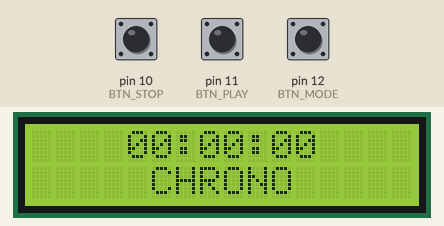
A sketch run on a simulated Arduino Uno, built with avr-gcc and run on an emulated ATmega328P. On the bench: 16×2 character LCD. The inputs (shaded band) are chosen by the test bench; at power-on: pin 11 (BTN_PLAY) HIGH, pin 12 (BTN_MODE) HIGH, pin 10 (BTN_STOP) HIGH. What the sketch prints to the serial monitor is not drawn.

Above: at 1.3 s.
1.4 s: pin 11 (BTN_PLAY) pulled LOW for 0.15 s
At 2.2 s:
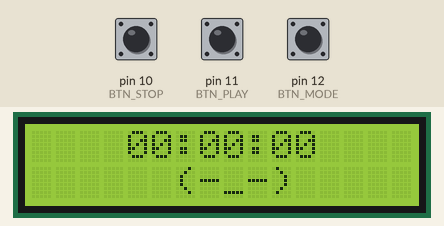
4.5 s: pin 12 (BTN_MODE) pulled LOW for 0.15 s
At 5.2 s:
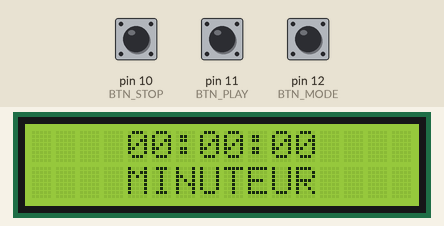
6.1 s: pin 11 (BTN_PLAY) pulled LOW for 1 s
At 6.8 s:
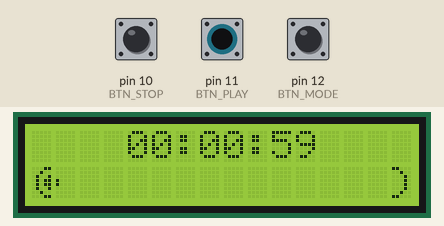
9.3 s: pin 12 (BTN_MODE) pulled LOW for 1 s
At 11.2 s:
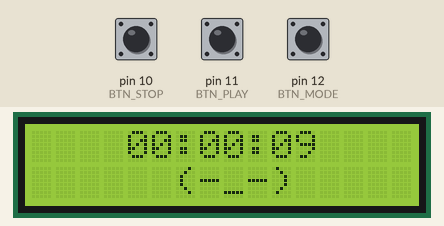
11.8 s: pin 12 (BTN_MODE) pulled LOW for 0.15 s
At 12.8 s:
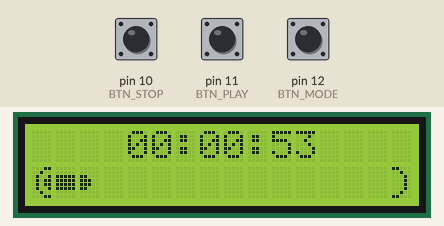
14.5 s: pin 11 (BTN_PLAY) pulled LOW for 0.15 s
At 15.5 s:
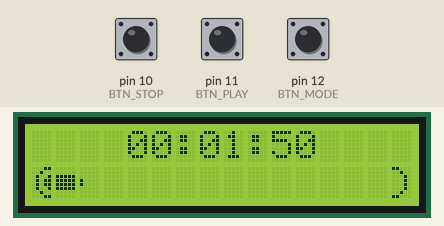
Timing chart, 0 to 17.5 s (numbered marks = the images above; inputs shaded):
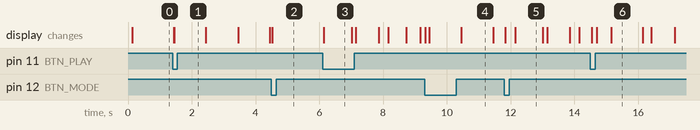

The sketch:

minut.ino
```cpp
#include <Wire.h>
#include <LiquidCrystal_I2C.h>

#include "chars.h"

#define BTN_MODE 12
#define BTN_PLAY 11
#define BTN_STOP 10

#define BTN_up(x) digitalRead(x) != states[x] && digitalRead(x) == false
#define fit(x) (16 / 2) - (x.length() / 2)

LiquidCrystal_I2C lcd(0x27, 16, 2);

void setup()
{
  lcd.init();
  lcd.createChar(0, bar_full);
  lcd.createChar(1, bar_1);
  lcd.createChar(2, bar_2);
  lcd.createChar(3, bar_3);
  lcd.createChar(4, bar_4);
  lcd.createChar(5, bar_5);
  lcd.createChar(6, bar_open);
  lcd.createChar(7, bar_close);

  Serial.begin(9600);

  pinMode(10, INPUT_PULLUP);
  pinMode(11, INPUT_PULLUP);
  pinMode(12, INPUT_PULLUP);
}

bool states[13] = {false};

int currentMode = 0;

bool mode_released = false;
bool play_released = false;
bool stop_released = false;

void loop()
{
  mode_released = BTN_up(BTN_MODE);
  states[BTN_MODE] = digitalRead(BTN_MODE);

  play_released = BTN_up(BTN_PLAY);
  states[BTN_PLAY] = digitalRead(BTN_PLAY);

  stop_released = BTN_up(BTN_STOP);
  states[BTN_STOP] = digitalRead(BTN_STOP);

  if (mode_released)
  {
    Serial.println("Changement de mode");

    currentMode = (currentMode + 1) % 2;
    lcd.clear();
  }

  lcd.backlight();
  switch (currentMode)
  {
  case 0:
    chrono();
    break;

  case 1:
    minuteur();
    break;

  default:
    break;
  }
}

unsigned long chronoStart = 0;
unsigned long pausedValue = 0;
unsigned long chronoSecsPrev = 0;
enum AppState
{
  unset,
  stopped,
  running,
  paused
};
AppState chronoState = unset;

String pad(int val)
{
  if (val < 10)
  {
    return "0" + String(val);
  }
  else
  {
    return String(val);
  }
}

void displayTime(unsigned long time)
{
  // Serial.println("Display time: " + String((long)time));
  unsigned long secs = time / 1000;
  // if (secs != chronoSecsPrev || secs == 0)
  // {
  lcd.setCursor((16 / 2) - (8 / 2), 0);

  lcd.print(pad((secs / (60 * 60)))); // hours
  lcd.print(":");
  lcd.print(pad((secs / 60) % (60))); // minutes
  lcd.print(":");
  lcd.print(pad(secs % 60)); // secs

  chronoSecsPrev = secs;
  // }
}
void chrono()
{
  String text;
  switch (chronoState)
  {
  case unset:
    lcd.clear();
    displayTime(0);

    chronoState = stopped;
    break;

  case stopped:
    text = "CHRONO";
    lcd.setCursor(fit(text), 1);
    lcd.print(text);
    displayTime(0);
    if (play_released)
    {
      lcd.clear();
      chronoStart = millis();
      chronoState = running;
    }
    break;

  case running:
    text = "(-_-)";
    lcd.setCursor(fit(text), 1);
    lcd.print(text);
    displayTime(millis() - chronoStart);
    if (play_released)
    {
      lcd.clear();

      pausedValue = millis() - chronoStart;
      displayTime(pausedValue);

      chronoState = paused;
    }
    break;

  case paused:
    text = "(o_o)";
    lcd.setCursor(fit(text), 1);
    lcd.print(text);

    if (play_released)
    {
      chronoState = running;
      chronoStart = millis() - pausedValue;
    }
    break;
  }

  if (stop_released)
  {
    chronoState = stopped;
    displayTime(0);
  }
}

unsigned long minuteurTotal = 0;
unsigned long minuteurStart = 0;
AppState minuteurState = stopped;
void minuteur()
{
  String text;
  String progressBar;

#define amount(x) ((x) < 5 * 1000 * 60UL ? 1000 * 60UL : (x) < 30 * 60 * 1000UL ? 5 * 60 * 1000UL \
                                                                                : 15 * 60 * 1000UL)

  switch (minuteurState)
  {
  case stopped:
    text = "MINUTEUR";
    lcd.setCursor(fit(text), 1);
    lcd.print(text);
    displayTime(0);
    if (play_released)
    {
      minuteurState = running;
      minuteurStart = millis();
      minuteurTotal = amount(minuteurTotal);
    }
    break;

  case running:
    if (play_released)
    {
      minuteurTotal += amount(minuteurTotal);
    }
    else if (stop_released)
    {
      if (minuteurTotal > amount(minuteurTotal))
        minuteurTotal = max(0, minuteurTotal - amount(minuteurTotal));
      else
      {
        minuteurState = stopped;
        minuteurTotal = 0;
      }
    }

    if ((millis() - minuteurStart) > minuteurTotal)
    {
      lcd.clear();
      displayTime(0);
      minuteurState = stopped;
      return;
    }
    else
    {
      displayTime(minuteurTotal - (millis() - minuteurStart));
    }

    progressBar = "";
    lcd.setCursor(0, 1);
    lcd.write(byte(6));
    float ratio = (millis() - minuteurStart) / (float)minuteurTotal;
    for (size_t i = 0; i < floor(ratio * 14); i++)
    {
      lcd.write(byte(0));
    }

    float remaining = ratio * 14 - floor(ratio * 14);
    // Serial.println(remaining);
    // if (remaining < 0.25 / 5.0f)
    //   lcd.print(" ");
    if (remaining < 1 / 5.0f)
      lcd.write(byte(1));
    else if (remaining < 2 / 5.0f)
      lcd.write(byte(2));
    else if (remaining < 3 / 5.0f)
      lcd.write(byte(3));
    else if (remaining < 4 / 5.0f)
      lcd.write(byte(4));
    else if (remaining < 5 / 5.0f)
      lcd.write(byte(5));

    for (size_t i = 0; i < floor((1 - ratio) * 14); i++)
    {
      lcd.print(" ");
    }
    lcd.write(byte(7));

    break;

  default:
    break;
  }
}
```

chars.h
```cpp
byte bar_1[] = {
    B00000,
    B00000,
    B00000,
    B10000,
    B10000,
    B00000,
    B00000,
    B00000,
};

byte bar_2[] = {
    B00000,
    B00000,
    B10000,
    B11000,
    B11000,
    B10000,
    B00000,
    B00000,
};
byte bar_3[] = {
    B00000,
    B00000,
    B11000,
    B11100,
    B11100,
    B11000,
    B00000,
    B00000,
};

byte bar_4[] = {
    B00000,
    B00000,
    B11100,
    B11110,
    B11110,
    B11100,
    B00000,
    B00000,
};
byte bar_5[] = {
    B00000,
    B00000,
    B11110,
    B11111,
    B11111,
    B11110,
    B00000,
    B00000,
};
byte bar_full[] = {
    B00000,
    B00000,
    B11111,
    B11111,
    B11111,
    B11111,
    B00000,
    B00000,
};
byte bar_open[] = {
	B00011,
	B00100,
	B01001,
	B01011,
	B01011,
	B01001,
	B00100,
	B00011
};
byte bar_close[] = {
	B11000,
	B00100,
	B00010,
	B00010,
	B00010,
	B00010,
	B00100,
	B11000
};
```

Measured:
- after the input at 1.4 s, the display: first changes at once (image 1 shows a later state)
- after the input at 4.5 s, the display: changes at once (image 2)
- after the input at 6.1 s, the display: changes after 0.05 s (image 3)
- after the input at 9.3 s, the display: first changes at once (image 4 shows a later state)
- after the input at 11.8 s, the display: first changes at once (image 5 shows a later state)
- after the input at 14.5 s, the display: first changes at once (image 6 shows a later state)
- what the display in image 4 shows lasts 1.1 s, from 10.4 s to 11.5 s
